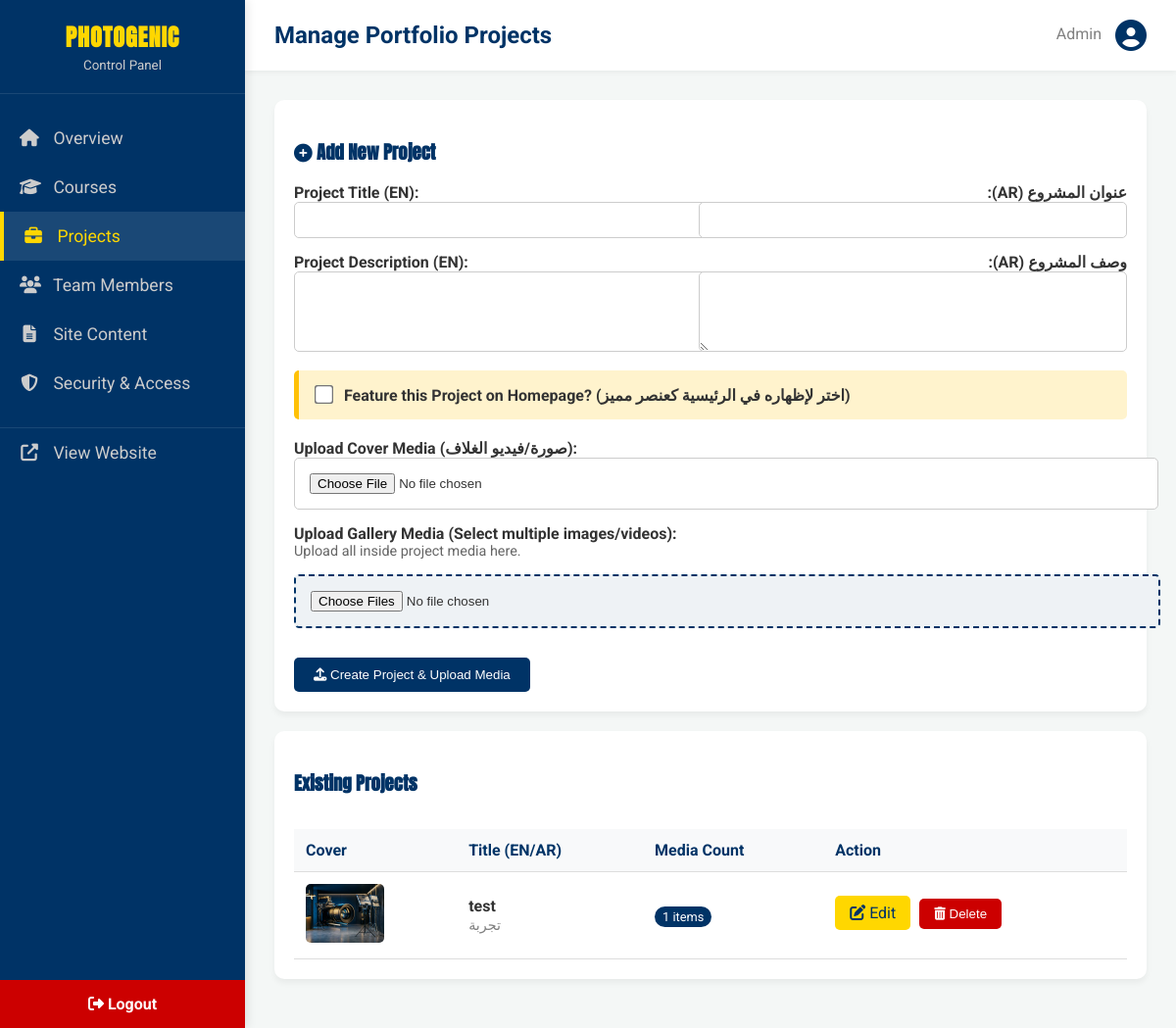
The page /admin/projects (signed in) on the database as committed earlier.
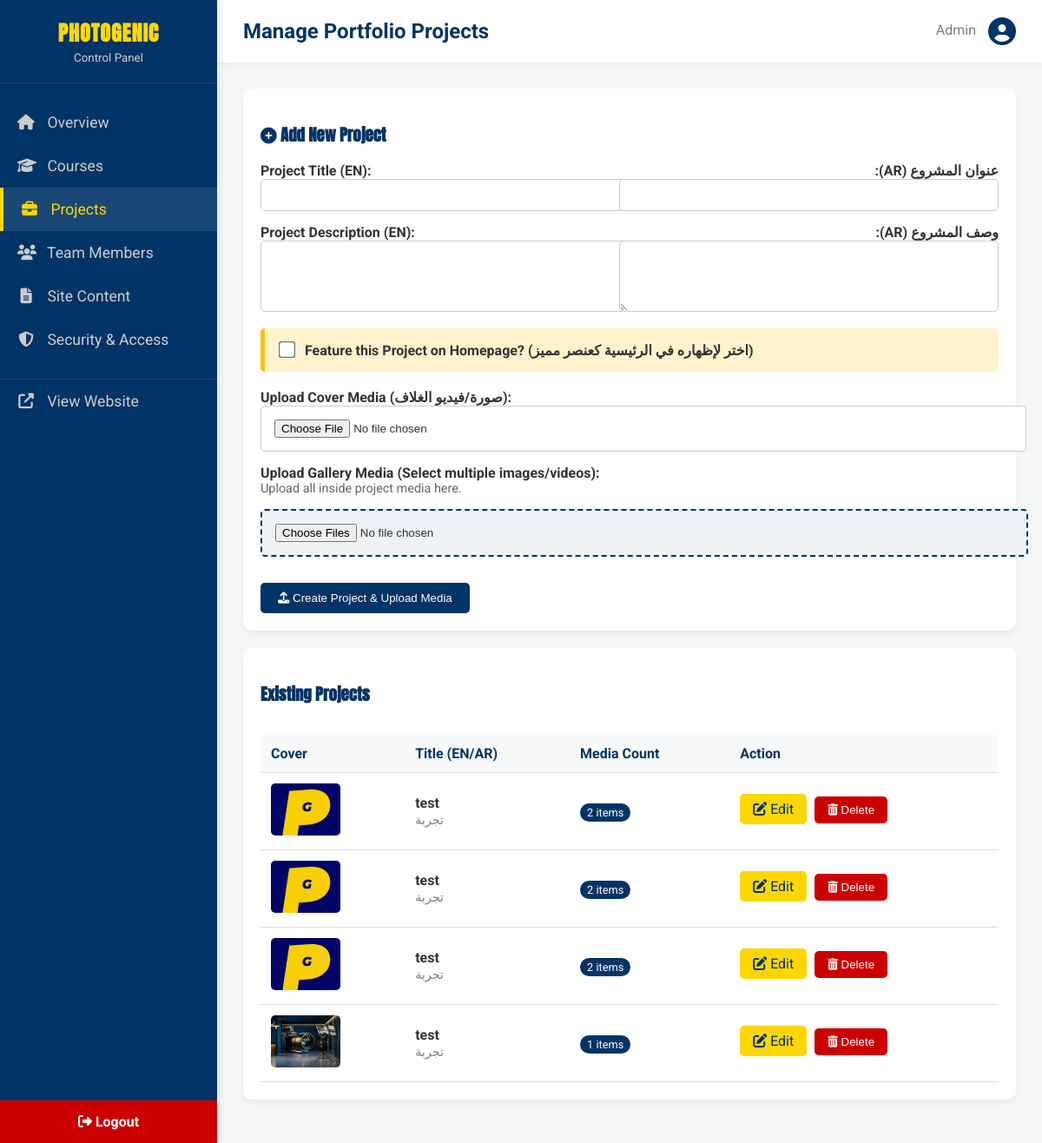
The same page on the database as committed later.
### main.py (models this page shows)
class Project(db.Model):
    id = db.Column(db.Integer, primary_key=True)
    title_ar = db.Column(db.String(100), nullable=False)
    title_en = db.Column(db.String(100), nullable=False)
    description_ar = db.Column(db.Text, nullable=True)
    description_en = db.Column(db.Text, nullable=True)
    is_featured = db.Column(db.Boolean, default=False)
    cover_media = db.Column(db.String(128), nullable=True)
    cover_media_type = db.Column(db.String(20), nullable=True) # 'image' or 'video'
    media_items = relationship('ProjectMedia', backref='project', cascade="all, delete-orphan")
    @property
    def thumbnail(self):
        if self.cover_media and self.cover_media_type == 'image':
            return self.cover_media
        for m in self.media_items:
            if m.media_type == 'image':
                return m.path
        return None

### main.py (the view, shortened to what this page needs)
@admin_bp.route('/projects', methods=['GET', 'POST'])
@login_required
def projects():
    projects_list = Project.query.order_by(Project.id.desc()).all()
    return render_template('admin/projects.html', projects=projects_list)

### main.py (called while the page is built)
@app.before_request
def before_request():
    g.lang = session.get('lang', 'ar') # اللغة الافتراضية عربي

@app.context_processor
def inject_global_data():
    content = SiteContent.query.first()
    return dict(lang=g.lang, global_site_content=content)

def login_required(f):
    @wraps(f)
    def decorated_function(*args, **kwargs):
        if not session.get('admin_logged_in'):
            return redirect(url_for('admin.login', next=request.url))
        return f(*args, **kwargs)
    return decorated_function

@admin_bp.before_request
def restrict_admin_access():
    allowed_endpoints = ['admin.login', 'admin.forgot_password']
    if request.endpoint and request.endpoint.startswith('admin.') and request.endpoint not in allowed_endpoints:
        if not session.get('admin_logged_in'):
            flash('Please log in to access the Control Panel.', 'error')
            return redirect(url_for('admin.login'))

### src/templates/admin/projects.html (shortened to what the changed rows need)
{% extends "admin/base.html" %}
{% block page_title %}Manage Portfolio Projects{% endblock %}
{% block content %}
<div class="card">
    <div class="table-responsive">
        <table>
            <tr>
                <th>Cover</th>
                <th>Title (EN/AR)</th>
                <th>Media Count</th>
                <th>Action</th>
            </tr>
            {% for project in projects %}
            <tr>
                <td>
                    {% if project.thumbnail %}
                    <img src="{{ url_for('static', filename='uploads/' + project.thumbnail) }}" width="80"
                        style="border-radius: 5px; height: 60px; object-fit: cover;">
                    {% else %}
                    <div
                        style="width: 80px; height: 60px; background: #eee; border-radius: 5px; display: flex; align-items: center; justify-content: center; color: #999;">
                        No Cover</div>
                    {% endif %}
                </td>
                <td style="font-weight: bold;">{{ project.title_en }}<br><span
                        style="color: gray; font-size: 0.9em; font-weight: normal;">{{ project.title_ar }}</span></td>
                <td><span
                        style="background: var(--primary-blue); color: white; padding: 3px 8px; border-radius: 20px; font-size: 0.8rem;">{{
                        project.media_items|length }} items</span></td>
                <td>
                    <a href="{{ url_for('admin.edit_project', id=project.id) }}" class="btn"
                        style="background:var(--accent-yellow); color:var(--primary-blue); padding:8px 15px; margin-right:5px; margin-bottom: 5px;"><i
                            class="fas fa-edit"></i> Edit</a>
                    <form method="POST" action="{{ url_for('admin.delete_project', id=project.id) }}"
                        style="display:inline;"
                        onsubmit="return confirm('Are you sure you want to delete this project and all its media?');">
                        <button type="submit"
                            style="background:#cc0000; color:white; border:none; padding:8px 15px; border-radius:5px; cursor:pointer;"><i
                                class="fas fa-trash-alt"></i> Delete</button>
                    </form>
                </td>
            </tr>
            {% else %}
            <tr>
                <td colspan="4" style="text-align: center; padding: 30px; color: gray;">No projects added yet.</td>
            </tr>
            {% endfor %}
        </table>
    </div>
</div>
{% endblock %}

Rows that differ between the two databases and show on the page:
added Project: cover_media+cover_media_type (picture), title_en "test", title_ar "تجربة", media_items|length "2"
added Project: cover_media+cover_media_type (picture), title_en "test", title_ar "تجربة", media_items|length "2"
added Project: cover_media+cover_media_type (picture), title_en "test", title_ar "تجربة", media_items|length "2"
